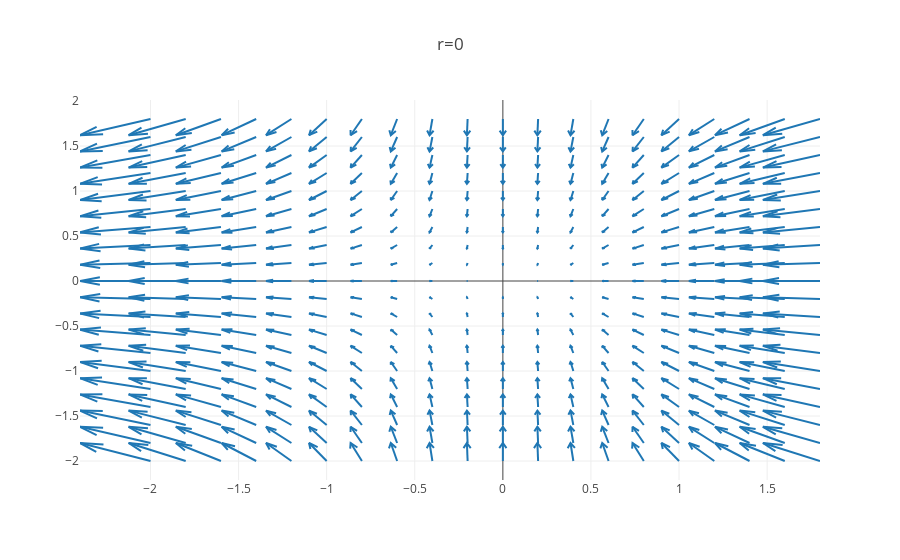

Here is the notebook cell this chart was saved with:
### Markdown cell above
Similar two the one dimensional case we see that there are two fixed points. The first one can be found at $r=-1$ and can be considered unstable as neighboring arrows point away from it. The second one can be found at $r=0$ and can be considered stable as neighboring arrows point towards it.

### Code cell
x, y = np.meshgrid(np.arange(-2, +2, .2), np.arange(-2, +2, .2))

u = - x**2
v = -y

figure = ff.create_quiver(x, y, u, v)
figure['layout'].update(title='r=0')

py.iplot(figure)

### Figure 1 — Plotly figure (JSON) as saved in the notebook; plotly's stock layout.template omitted (floating-point values rounded to 4 significant figures; data arrays with more than 128 entries replaced by an {"elided": "..."} marker saying what was removed)
{"data": [{"mode": "lines", "type": "scatter", "uid": "e6bfa8c2-3be2-4658-9936-af5f2be129e7", "x": {"elided": "2800 float values"}, "y": {"elided": "2800 float values"}}], "layout": {"hovermode": "closest", "title": "r=0"}}
